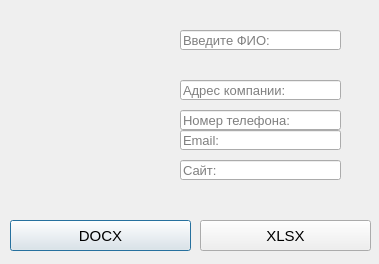
<?xml version="1.0" encoding="UTF-8"?>
<ui version="4.0">
 <class>Dialog</class>
 <widget class="QDialog" name="Dialog">
  <property name="geometry">
   <rect>
    <x>0</x>
    <y>0</y>
    <width>379</width>
    <height>264</height>
   </rect>
  </property>
  <property name="windowTitle">
   <string>Dialog</string>
  </property>
  <widget class="QLineEdit" name="lineEdit_2">
   <property name="geometry">
    <rect>
     <x>180</x>
     <y>80</y>
     <width>161</width>
     <height>20</height>
    </rect>
   </property>
   <property name="font">
    <font>
     <pointsize>10</pointsize>
    </font>
   </property>
   <property name="frame">
    <bool>true</bool>
   </property>
   <property name="placeholderText">
    <string>Адрес компании:</string>
   </property>
  </widget>
  <widget class="QPushButton" name="btn_wrd">
   <property name="geometry">
    <rect>
     <x>10</x>
     <y>220</y>
     <width>181</width>
     <height>31</height>
    </rect>
   </property>
   <property name="font">
    <font>
     <pointsize>11</pointsize>
    </font>
   </property>
   <property name="text">
    <string>DOCX</string>
   </property>
  </widget>
  <widget class="QLineEdit" name="lineEdit_4">
   <property name="geometry">
    <rect>
     <x>180</x>
     <y>130</y>
     <width>161</width>
     <height>20</height>
    </rect>
   </property>
   <property name="font">
    <font>
     <pointsize>10</pointsize>
    </font>
   </property>
   <property name="placeholderText">
    <string>Email:</string>
   </property>
  </widget>
  <widget class="QLineEdit" name="lineEdit_3">
   <property name="geometry">
    <rect>
     <x>180</x>
     <y>110</y>
     <width>161</width>
     <height>20</height>
    </rect>
   </property>
   <property name="font">
    <font>
     <pointsize>10</pointsize>
    </font>
   </property>
   <property name="placeholderText">
    <string>Номер телефона:</string>
   </property>
  </widget>
  <widget class="QLineEdit" name="lineEdit_5">
   <property name="geometry">
    <rect>
     <x>180</x>
     <y>160</y>
     <width>161</width>
     <height>20</height>
    </rect>
   </property>
   <property name="font">
    <font>
     <pointsize>10</pointsize>
    </font>
   </property>
   <property name="placeholderText">
    <string>Сайт:</string>
   </property>
  </widget>
  <widget class="QPushButton" name="btn_xl">
   <property name="geometry">
    <rect>
     <x>200</x>
     <y>220</y>
     <width>171</width>
     <height>31</height>
    </rect>
   </property>
   <property name="font">
    <font>
     <pointsize>11</pointsize>
    </font>
   </property>
   <property name="text">
    <string>XLSX</string>
   </property>
  </widget>
  <widget class="QLabel" name="label_9">
   <property name="geometry">
    <rect>
     <x>6</x>
     <y>2</y>
     <width>371</width>
     <height>211</height>
    </rect>
   </property>
   <property name="text">
    <string/>
   </property>
   <property name="pixmap">
    <pixmap>card.png</pixmap>
   </property>
  </widget>
  <widget class="QLineEdit" name="lineEdit_1">
   <property name="geometry">
    <rect>
     <x>180</x>
     <y>30</y>
     <width>161</width>
     <height>20</height>
    </rect>
   </property>
   <property name="font">
    <font>
     <pointsize>10</pointsize>
    </font>
   </property>
   <property name="frame">
    <bool>true</bool>
   </property>
   <property name="placeholderText">
    <string>Введите ФИО:</string>
   </property>
  </widget>
  <zorder>label_9</zorder>
  <zorder>lineEdit_2</zorder>
  <zorder>btn_wrd</zorder>
  <zorder>lineEdit_4</zorder>
  <zorder>lineEdit_3</zorder>
  <zorder>lineEdit_5</zorder>
  <zorder>btn_xl</zorder>
  <zorder>lineEdit_1</zorder>
 </widget>
 <resources/>
 <connections/>
</ui>
